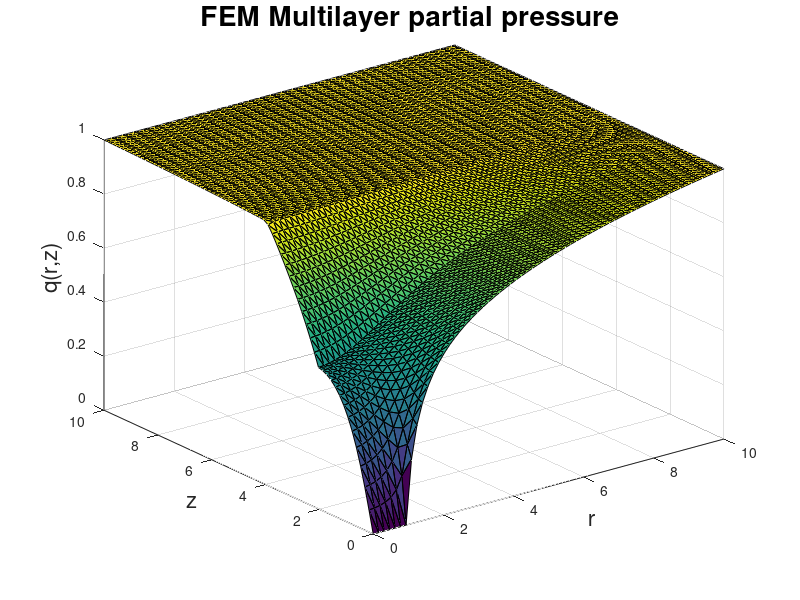

Write the MATLAB code that produced this figure.
%% This script solves The Multi-layered problem.
%  
%  Wakil Sarfaraz. 22 July 2014 
clear all;
tic
xmax = 10;
ze = 2 ;
zm = 4;
epsilon1 =  0.9214;
epsilon2 =  0.9214;
zs = xmax;
N = 64; %(Number of points on the x, y interval on which the equation is solved.
X = linspace(0,xmax,N+1); %This divides the interval into N equispaced sub intervals.
%X = 0: 1/N :1; This can also be used to create the same X.
[x, y] = meshgrid(X,X); % This creates an (N+1) by (N+1) grid of values ...
                        % of X and assignes them to x and y. (So x and y
                        % are now matrices of size (N+1)x(N+1)
x =x(:);  % This turns the matrix x into a column vector.
y =y(:);  % This turns the matrix y into a column vector.
NNODES = (N+1)^2; % This introduces the number of nodes in the result of triangulation.
NTRI = 2*N^2;  % This is the number of triangles in the mesh.
LNODES = zeros(NTRI,3); % This creates a zero matrix of the size 'number of triangles by 3'
                         % (since there are 3 vertices for each triangle.

for i = 1:N
    for j = 1: N
        LNODES(i+2*(j-1)*N,1) = i+(j-1)*(N+1);%This numbers each of the first nodes of all the lower triangles in each square.
        LNODES(i+2*(j-1)*N,2) = i+j*(N+1); % This numbers each of the second nodes of all the lower triangles in each square.
        LNODES(i+2*(j-1)*N,3) = (i+1)+(j-1)*(N+1); % This numbers each of the third nodes of all the lower triangles in each square.
        
        LNODES(i+N+2*(j-1)*N,1) = i+1+j*(N+1); %This numbers each of the first nodes of all the upper triangles in each square.
        LNODES(i+N+2*(j-1)*N,2) = (i+1)+(j-1)*(N+1);%This numbers each of the second nodes of all the upper triangles in each square.
        LNODES(i+N+2*(j-1)*N,3) = i+j*(N+1);%This numbers each of the third nodes of all the upper triangles in each square.
                                            % Here for those nodes that
                                            % some triangles share (copy
                                            % and paste can work).
    end
end

SP = sparse(NNODES, NNODES);  %This creates a sparse matrix of the size 'Number of nodes by Number of nodes'(entries usually computed by integration).
LV = zeros(NNODES,1);         % This creates the load vector of zero entries for now which is l(v) part of the weak formulation.

for n = 1: NTRI
    r1 = [x(LNODES(n,1)) y(LNODES(n,1))];% Position vector (x,y)' for the first nodes of all triangles.
    r2 = [x(LNODES(n,2)) y(LNODES(n,2))];% Position vector (x,y)' for the second nodes of all triangles.
    r3 = [x(LNODES(n,3)) y(LNODES(n,3))];% Position vector (x,y)' for the third nodes of all triangles.
    J = [r2(1)-r1(1) r2(2)-r1(2); r3(1)-r1(1) r3(2)-r1(2)]; %This is the jacobian matrix of the mapping.
%     ksi = 1/3;
%     eta = 1/3;
   Astiff = ((r2(1)+r3(1))/(2*det(J)))*...
       [(r2(2)-r3(2))^2+(r3(1)-r2(1))^2 ...
       (r2(2)-r3(2))*(r3(2)-r1(2))+(r3(1)-r2(1))*(r1(1)-r3(1))...
       (r2(2)-r3(2))*(r1(2)-r2(2))+(r3(1)-r2(1))*(r2(1)-r1(1)); ...
       (r3(2)-r1(2))*(r2(2)-r3(2))+(r1(1)-r3(1))*(r3(1)-r2(1)) ...
       (r3(2)-r1(2))^2+(r1(1)-r3(1))^2  ...
       (r3(2)-r1(2))*(r1(2)-r2(2))+(r1(1)-r3(1))*(r2(1)-r1(1)); ...
       (r2(2)-r3(2))*(r1(2)-r2(2))+(r3(1)-r2(1))*(r2(1)-r1(1))  ...
       (r3(2)-r1(2))*(r1(2)-r2(2))+(r1(1)-r3(1))*(r2(1)-r1(1))  ... 
       (r1(2)-r2(2))^2+(r2(1)-r1(1))^2];
   
   yave = (r1(2)+r2(2)+r3(2))/3 ;
   
   if yave <= ze
       
      Astiff = (1+epsilon1)/(1-epsilon1) *Astiff;
   elseif yave >= zm
       Astiff = (1+epsilon2)/(1-epsilon2) *Astiff;
   end
  
     

   
       for i = 1 : 3 
           for j = 1:3  % Since SP was created a zero matrix originally, Now for all three vertices of all triangles we put the 
               SP(LNODES(n,i),LNODES(n,j)) =SP(LNODES(n,i),LNODES(n,j))+ Astiff(i,j); %The values of Astiff in the SP.
           end
       end
       
    
       
end
    

for i = 1: NNODES
    if (x(i)==xmax )  % Boundary condition for the first layer.
        LV(i) = 1;
        SP(i,:) = 0;
        SP(i,i) =1 ;
     elseif (y(i) == 0 && x(i) >= 0 && x(i) <= 1) % boundary condition for the second layer.
        SP(i,:) = 0;
        SP(i,i) = 1;
        LV(i) = 0;
    elseif ( y(i) == zs )
        LV(i) = 1;
        SP(i,:) = 0;
        SP(i,i) =1 ;
       
    end
end


U = SP\LV; %Solves the linear system.



figure(1)
% subplot(1,2,1)
trisurf(LNODES,x,y,U)
%shading interp
xlabel('r','fontsize',16) 
xlim([0 xmax])
ylim([0 xmax])
zlim([0 1])
ylabel('z','fontsize',16)
zlabel('q(r,z)','fontsize',16)
title('FEM Multilayer partial pressure ','fontsize',20)
%Current using finite different approximation,
DU = zeros((N+1)^2,1);

I =0;
for i = 1: (N+1)^2
    
    if y(i)==0 && x(i)<1   
     DU(i) = (U(i+1)-U(i))/(y(i+1)-y(i));
    I = I+2*x(i)*DU(i);
    elseif y(i)==0 && x(i)==1
      DU(i) = (U(i+1)-U(i))/(y(i+1)-y(i));
    I = I+DU(i);   
    end
 
end
I = (xmax/(N+1))*pi/4*I;


% Now we compute the current using the Finite element triangles.
Dh = zeros(NTRI,1);
Ih = 0;


for i = 1: NTRI
   
    Dh(i) = ([x(LNODES(i,1))-x(LNODES(i,3)) y(LNODES(i,1))-y(LNODES(i,3))]*...
        [x(LNODES(i,1))-x(LNODES(i,3)) y(LNODES(i,1))-y(LNODES(i,3))]'...
        *(U(LNODES(i,2))-U(LNODES(i,1)))*(U(LNODES(i,1))-U(LNODES(i,2)))...
        +[x(LNODES(i,1))-x(LNODES(i,2)) y(LNODES(i,1))-y(LNODES(i,2))]*...
        [x(LNODES(i,1))-x(LNODES(i,2)) y(LNODES(i,1))-y(LNODES(i,2))]'...
        *(U(LNODES(i,3))-U(LNODES(i,1)))*(U(LNODES(i,1))-U(LNODES(i,3)))...
        +[x(LNODES(i,2))-x(LNODES(i,1)) y(LNODES(i,2))-y(LNODES(i,1))]*...
        [x(LNODES(i,1))-x(LNODES(i,3)) y(LNODES(i,1))-y(LNODES(i,3))]'...
        *((U(LNODES(i,3))-U(LNODES(i,1)))*(U(LNODES(i,1))-U(LNODES(i,2)))...
        +(U(LNODES(i,2))-U(LNODES(i,1)))*(U(LNODES(i,1))-U(LNODES(i,3)))))...
        *(1/6)*(x(LNODES(i,1))+x(LNODES(i,2))+x(LNODES(i,3)));
    
    
    yave = (y(LNODES(i,1))+ y(LNODES(i,2))+y(LNODES(i,3)))/3;
    if (yave >=ze && yave <=zm )
        Dh(i) = (1-epsilon1)/(1+epsilon1) * Dh(i);
    elseif yave >=zm 
        Dh(i) = (1+epsilon2)*(1-epsilon1)/(1-epsilon2)/(1+epsilon1) *Dh(i);
    end
    r1 = [x(LNODES(i,1)) y(LNODES(i,1))];% Position vector (x,y)' for the first nodes of all triangles.
    r2 = [x(LNODES(i,2)) y(LNODES(i,2))];% Position vector (x,y)' for the second nodes of all triangles.
    r3 = [x(LNODES(i,3)) y(LNODES(i,3))];% Position vector (x,y)' for the third nodes of all triangles.
    J = [r2(1)-r1(1) r2(2)-r1(2); r3(1)-r1(1) r3(2)-r1(2)];
    
    Ih = Ih+(Dh(i)/det(J));
    
end

Ih = -(pi/2)*Ih;

toc

